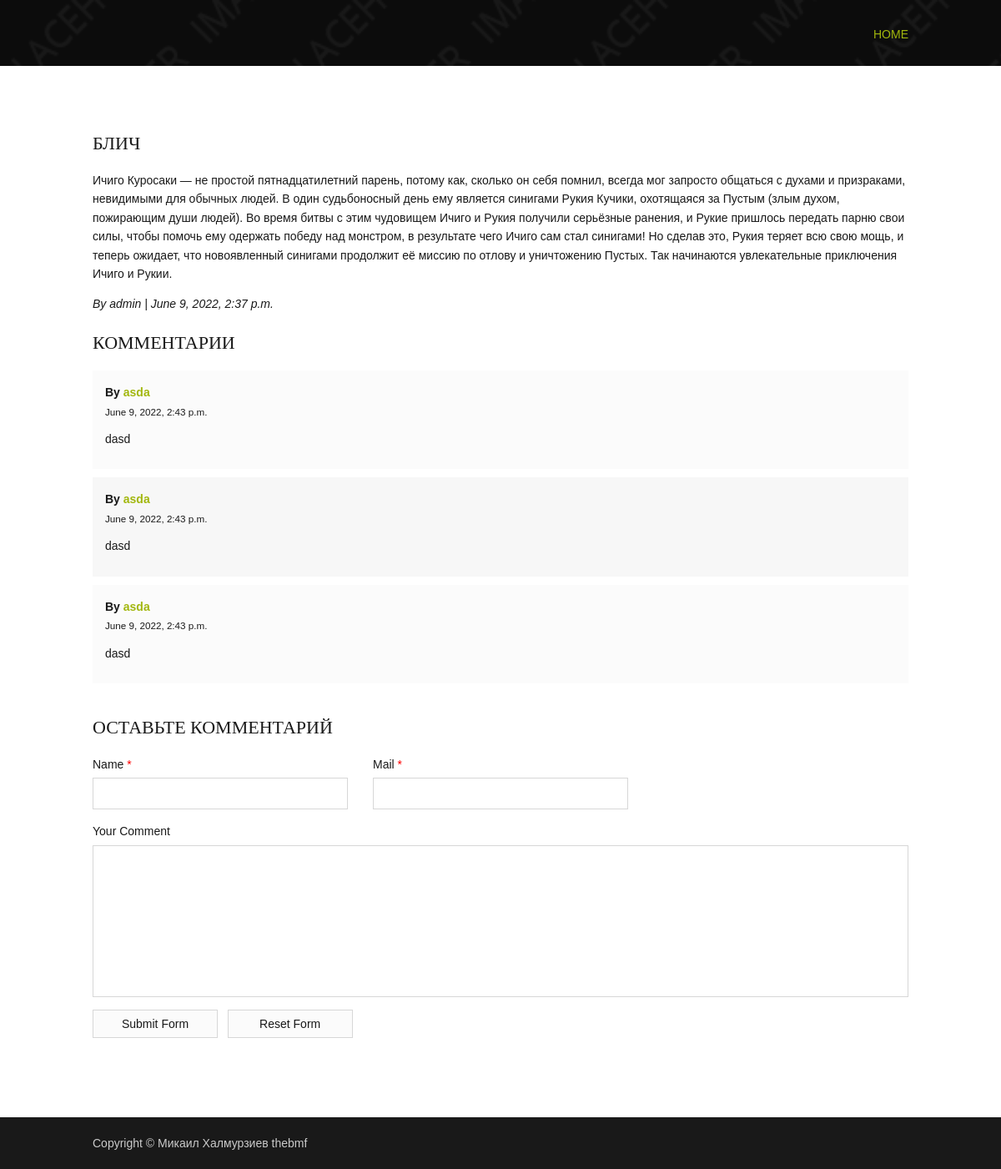
Screenshot of /bleach/ with the database file from the repository.
### blog/models.py (models this page shows, shortened)
class Post(models.Model):
    title = models.CharField(max_length=200, unique=True)
    slug = models.SlugField(max_length=200, unique=True)
    author = models.ForeignKey(User, on_delete= models.CASCADE,related_name='blog_posts')
    updated_on = models.DateTimeField(auto_now= True)
    content = models.TextField()
    created_on = models.DateTimeField(auto_now_add=True)
    status = models.IntegerField(choices=STATUS, default=0)
    class Meta:
        ordering = ['-created_on']

class Comment(models.Model):
    post = models.ForeignKey(Post,on_delete=models.CASCADE,related_name='comments')
    name = models.CharField(max_length=80)
    email = models.EmailField()
    body = models.TextField()
    created_on = models.DateTimeField(auto_now_add=True)
    active = models.BooleanField(default=True)
    class Meta:
        ordering = ['created_on']

### blog/views.py (the view)
# urls.py: path('<slug:slug>/', views.post_detail, name='post_detail')
def post_detail(request, slug):
    template_name = 'full-width.html'
    post = get_object_or_404(Post, slug=slug)
    comments = post.comments.filter(active=True)
    new_comment = None
    if request.method == 'POST':
        comment_form = CommentForm(data=request.POST)
        if comment_form.is_valid():
            new_comment = comment_form.save(commit=False)
            new_comment.post = post
            new_comment.save()
    else:
        comment_form = CommentForm()
    return render(request, template_name, {'post': post,
                                           'comments': comments,
                                           'new_comment': new_comment,
                                           'comment_form': comment_form})

### blog/forms.py
class CommentForm(forms.ModelForm):
    class Meta:
        model = Comment
        fields = ('name', 'email', 'body')

### blog/templates/full-width.html (shortened to what this page needs)
{% extends 'base.html' %}
{% load static %}
{% block content %}
<html lang="">
<div class="wrapper row3">
    <main class="hoc container clear">
        <div class="content">
            <h1>{{post.title}}</h1>
            <p>{{post.content|safe}}</p>
            <em>By {{ post.author }} | {{ post.created_on }} </em>
            <br><br>
            <div id="comments">
                <h2>Комментарии</h2>
                <ul>
                    {% for comment in comments %}
                      <li>
                          <article>
                              <header>
                                  <address>
                                      By <a href="#">{{ comment.name }}</a>
                                  </address>
                                  <time datetime="2045-04-06T08:15+00:00">{{ comment.created_on }}</time>
                              </header>
                              <div class="comcont">
                                  <p>{{ comment.body | linebreaks }}</p>
                              </div>
                          </article>
                      </li>
                    {% endfor %}
                </ul>
                <h2>Оставьте комментарий</h2>
                <form method="post">
                    <div class="one_third first">
                        <label for="name">Name <span>*</span></label>
                        <input type="text" name="name" id="name" value="" size="22" required>
                    </div>
                    <div class="one_third">
                        <label for="email">Mail <span>*</span></label>
                        <input type="email" name="email" id="email" value="" size="22" required>
                    </div>
                    <div class="block clear">
                        <label for="body">Your Comment</label>
                        <textarea name="body" id="body" cols="25" rows="10"></textarea>
                    </div>
                    <div>
                        <input type="submit" name="submit" value="Submit Form">
                        <input type="reset" name="reset" value="Reset Form">
                    </div>
                </form>
            </div>
        </div>
    </main>
</div>
</body>
</html>
{% endblock %}

### blog/static/basend/layout/styles/layout.css (style rules this page uses)
.container { padding:80px 0; }
#comments ul { margin:0 0 40px 0; padding:0; list-style:none; }
#comments li { margin:0 0 10px 0; padding:15px; }
#comments address { font-weight:bold; }
#comments time { font-size:smaller; }
#comments .comcont { display:block; margin:0; padding:0; }
#comments .comcont p { margin:10px 5px 10px 0; padding:0; }
#comments form { display:block; width:100%; }
#comments input, #comments textarea { width:100%; padding:10px; border:1px solid; }
#comments textarea { overflow:auto; }
#comments div { margin-bottom:15px; }
#comments input[type="submit"], #comments input[type="reset"] { display:inline-block; width:auto; min-width:150px; margin:0; padding:8px 5px; cursor:pointer; }
*, *::before, *::after { transition:all .3s ease-in-out; }
body { color:#CBCBCB; background-color:#191919; }
a { color:#A2B70D; }
label span { color:#FF0000; background-color:inherit; }
.row3 { color:#191919; background-color:#FFFFFF; }
table, th, td, #comments .avatar, #comments input, #comments textarea { border-color:#D7D7D7; }
tr, #comments li, #comments input[type="submit"], #comments input[type="reset"] { color:inherit; background-color:#FBFBFB; }
tr:nth-child(even), #comments li:nth-child(even) { color:inherit; background-color:#F7F7F7; }
table a, #comments a { background-color:inherit; }
@media screen and (min-width:978px) { .hoc { max-width:978px; } }

### blog/static/basend/layout/styles/framework.css (style rules this page uses)
html { overflow-y:scroll; overflow-x:hidden; }
html, body { margin:0; padding:0; font-size:14px; line-height:1.6em; }
*, *::before, *::after { box-sizing:border-box; }
.block { display:block; }
.clear, .group { display:block; }
.clear::before, .clear::after, .group::before, .group::after { display:table; content:""; }
.clear, .clear::after, .group, .group::after { clear:both; }
a { outline:none; text-decoration:none; }
body, input, textarea, select { font-family:Verdana, Geneva, sans-serif; }
h1, h2, h3, h4, h5, h6, .heading { font-family:Georgia, "Times New Roman", Times, serif; }
form, fieldset, legend { margin:0; padding:0; border:none; }
label, input, textarea, select, button { display:block; resize:none; outline:none; color:inherit; font-size:inherit; font-family:inherit; vertical-align:middle; }
label { margin-bottom:5px; }
:required, :invalid { outline:none; box-shadow:none; }
h1, h2, h3, h4, h5, h6, .heading { margin:0 0 20px 0; font-size:22px; line-height:normal; font-weight:normal; text-transform:uppercase; }
address { font-style:normal; font-weight:normal; }
.wrapper { display:block; position:relative; width:100%; margin:0; padding:0; text-align:left; word-wrap:break-word; }
.hoc { display:block; margin:0 auto; }
address, article, aside, figcaption, figure, footer, header, main, nav, section { display:block; margin:0; padding:0; }
.one_half, .one_third, .two_third, .one_quarter, .two_quarter, .three_quarter { display:inline-block; float:left; margin:0 0 0 3.06748466257669%; list-style:none; }
.first { margin-left:0; clear:left; }
.one_third { width:31.28834355828221%; }

### rows the page displays
Post: title "БЛИЧ", content "Ичиго Куросаки — не простой пятнадцатилетний парень, потому как, сколько он себя помнил, всегда мог запросто общаться с духами и призраками, невидимыми для обычных людей. В один судьбоносный день ему является синигами Рукия Кучики, охотящаяся за Пустым (злым духом, пожирающим души людей). Во время битвы с этим чудовищем Ичиго и Рукия получили серьёзные ранения, и Рукие пришлось передать парню свои силы, чтобы помочь ему одержать победу над монстром, в результате чего Ичиго сам стал синигами! Но сделав это, Рукия теряет всю свою мощь, и теперь ожидает, что новоявленный синигами продолжит её миссию по отлову и уничтожению Пустых. Так начинаются увлекательные приключения Ичиго и Рукии.", author "admin", created_on "June 9, 2022, 2:37 p.m."
Comment: name "asda", created_on "June 9, 2022, 2:43 p.m.", body "dasd"
Comment: name "asda", created_on "June 9, 2022, 2:43 p.m.", body "dasd"
Comment: name "asda", created_on "June 9, 2022, 2:43 p.m.", body "dasd"
